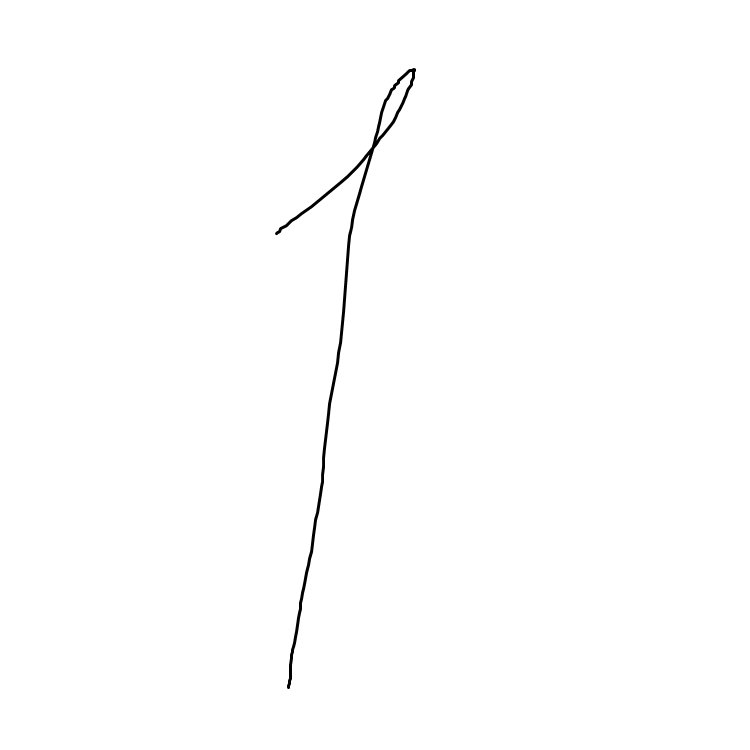
#> input picture task1/test_data/test_1.png, 750 x 750 px; its folder holds only this picture in this run
$ jupyter execute --allow-errors demo.ipynb
#> lines starting #> are read from the running program, lines starting #| are printed output that depends on the picture; after the words box and inside, x2 and y2 are one past the last pixel; in counts of white or black regions, pixels touching at a corner belong together
### task1/mnist_classifier.py
import numpy as np
from classifiers.random_forest import RandomForestMnistClassifier
from classifiers.feed_forward_nn import FeedForwardNNMnistClassifier
from classifiers.cnn import CNNMnistClassifier
from interface import MnistClassifierInterface


CLASSIFIERS: dict[str, type[MnistClassifierInterface]] = {
    "rf":   RandomForestMnistClassifier,
    "ffnn": FeedForwardNNMnistClassifier,
    "cnn":  CNNMnistClassifier
}


class MnistClassifier:
    """Facade that delegates to one of the registered classifiers.

    Selects the concrete classifier by key ("rf", "ffnn", "cnn") and
    forwards all hyperparameters via **kwargs.
    """

    def __init__(self, algorithm: str, **kwargs):
        if algorithm not in CLASSIFIERS:
            raise ValueError(
                f"Unsupported algorithm '{algorithm}'. Supported algorithms: {list(CLASSIFIERS.keys())}"
            )
        self._classifier: MnistClassifierInterface = CLASSIFIERS[algorithm](**kwargs)

    def train(self, X_train: np.ndarray, y_train: np.ndarray) -> None:
        self._classifier.train(X_train, y_train)

    def predict(self, X_test: np.ndarray) -> np.ndarray:
        return self._classifier.predict(X_test)

### task1/demo.ipynb
# MNIST Classification Demo

Demonstrates all three classifiers - Random Forest, Feed-Forward NN, and CNN - through the unified `MnistClassifier` interface.

## 1. Setup and Data Loading

[cell 1]
import time
import numpy as np
import matplotlib.pyplot as plt
import seaborn as sns
from sklearn.datasets import fetch_openml
from sklearn.metrics import accuracy_score, classification_report, confusion_matrix
from mnist_classifier import MnistClassifier

#> (a cell that did not finish here is left out)

[cell 3]
fig, axes = plt.subplots(3, 10, figsize=(15, 5))
#> (the rest of this cell did not finish here and is left out)

#> (a cell that did not finish here is left out)

## 2. Train Models

[cell 5]
algos = ["rf", "ffnn", "cnn"]
results = {}

#> (the rest of this cell did not finish here and is left out)

## 3. Evaluation

[cell 6]
print(f"{'Algorithm':<12} {'Accuracy':>10} {'Train (s)':>12} {'Infer (s)':>12}")
print("-" * 48)
for algo, r in results.items():
    print(f"{algo.upper():<12} {r['accuracy']:>10.4f} {r['train_time']:>12.1f} {r['infer_time']:>12.3f}")

[cell 7]
for algo, r in results.items():
    print(f"\n--- {algo.upper()} Classification Report ---")
    print(classification_report(y_test, r["preds"], digits=4))

[cell 8]
fig, axes = plt.subplots(1, 3, figsize=(20, 5))
for ax, (algo, r) in zip(axes, results.items()):
    cm = confusion_matrix(y_test, r["preds"])
    sns.heatmap(cm, annot=True, fmt="d", cmap="Blues", ax=ax,
                xticklabels=range(10), yticklabels=range(10))
    ax.set_title(f"{algo.upper()} - Accuracy: {r['accuracy']:.4f}")
    ax.set_xlabel("Predicted")
    ax.set_ylabel("True")
plt.tight_layout()
plt.show()

[cell 9]
fig, ax = plt.subplots(figsize=(14, 5))
x = np.arange(10)
n = len(results)
#> (the rest of this cell did not finish here and is left out)

## 4. OOP Interface Demonstration

[cell 10]
from interface import MnistClassifierInterface

#> (the rest of this cell did not finish here and is left out)

#> (a cell that did not finish here is left out)

## 5. Edge Cases

### 5.1 Invalid algorithm

[cell 12]
try:
    clf = MnistClassifier("svm")
except ValueError as e:
    print(f"ValueError: {e}")

### 5.2 Predict before train

#> (a cell that did not finish here is left out)

### 5.3 Single sample prediction (batch size 1)

#> (a cell that did not finish here is left out)

### 5.4 All-zero image (blank canvas)

[cell 15]
# No crash - may predict any class since blank images are out-of-distribution
blank = np.zeros((1, 784), dtype=np.float32)
print("Predictions on a blank (all-zero) image:")
for algo, r in results.items():
    pred = r["clf"].predict(blank)
    print(f"  {algo.upper()}: {pred[0]}")

### 5.5 All-white image (max pixel values)

[cell 16]
# No crash - out-of-distribution input handled gracefully
white = np.full((1, 784), 255.0, dtype=np.float32)
print("Predictions on an all-white (255) image:")
for algo, r in results.items():
    pred = r["clf"].predict(white)
    print(f"  {algo.upper()}: {pred[0]}")

### 5.6 Random noise image

[cell 17]
# No crash - models still produce a prediction, but it's meaningless

rng = np.random.RandomState(0)
noise = rng.rand(1, 784).astype(np.float32) * 255

fig, ax = plt.subplots(1, 1, figsize=(2, 2))
ax.imshow(noise.reshape(28, 28), cmap="gray")
ax.set_title("Random noise")
ax.axis("off")
plt.show()
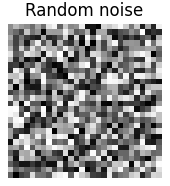
#> figure drawn by matplotlib, 1 panel

print("Predictions on random noise:")
for algo, r in results.items():
    pred = r["clf"].predict(noise)
    print(f"  {algo.upper()}: {pred[0]}")

### 5.7 Hyperparameter forwarding via kwargs

#> (a cell that did not finish here is left out)

### 5.8 Batch of identical images

#> (a cell that did not finish here is left out)

## 6. Custom Handwritten Images

Testing classifiers on hand-drawn digit photos (`test_1.png` ... `test_9.png`) that were not part of the MNIST dataset. Images are automatically converted to 28x28 grayscale and inverted to match MNIST format (white digit on black background).

[cell 20]
import glob
import os
from PIL import Image, ImageFilter

# Auto-discover test_*.png files and extract digit from filename
test_files = sorted(glob.glob("test_data/test_*.png"))
test_images = {}
for path in test_files:
    digit = int(os.path.basename(path).split("_")[1].split(".")[0])
    test_images[digit] = path

print(f"Found {len(test_images)} test images: digits {list(test_images.keys())}")


def preprocess_for_mnist(path):
    """Convert any image to MNIST-compatible 28x28 format.

    Steps mirror how MNIST was originally created:
      1. Grayscale + invert (white digit on black background)
      2. Binarize to remove noise from photo background
      3. Crop to bounding box of the digit (remove empty margins)
      4. Dilate to thicken thin strokes (pen/pencil -> marker-like)
      5. Fit into 20x20 box preserving aspect ratio (MNIST standard)
      6. Center in 28x28 frame using center of mass
      7. Light Gaussian blur (MNIST digits have soft edges)
    """
#> called with path = 'test_data/test_1.png'
    # 1. Load as grayscale
    img = Image.open(path).convert("L")
    pixels = np.array(img, dtype=np.float32)

    # Invert if light background (paper photo)
    if pixels.mean() > 127:
        pixels = 255.0 - pixels
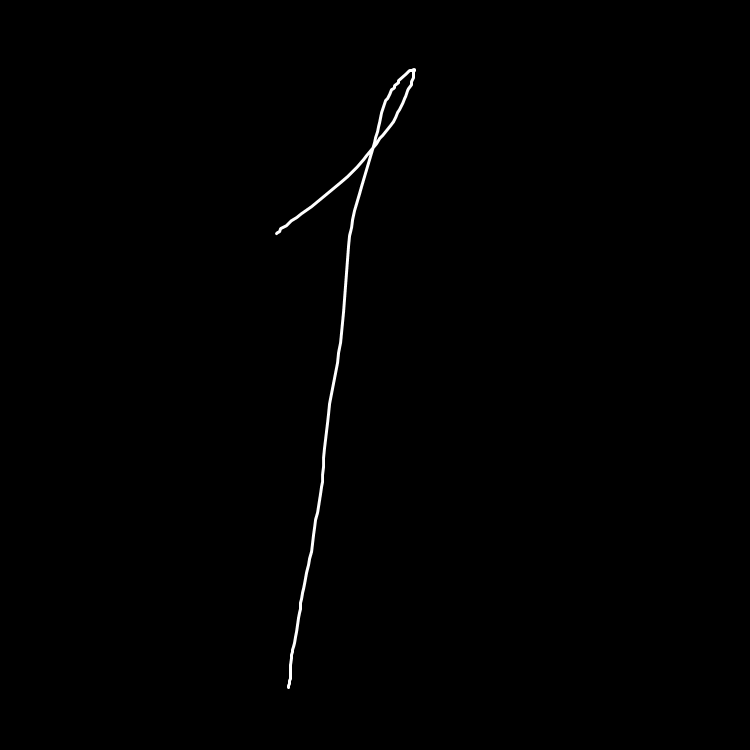
#> pixels: shape (750, 750) float32; min 0, max 255, mean 1.2

    # 2. Binarize — threshold to remove noise
    threshold = 50
    pixels[pixels < threshold] = 0
#> pixels: shape (750, 750) float32; 0.06% of pixels changed, all inside (x1, y1, x2, y2) = (276, 68, 416, 684)

    # 3. Crop to bounding box of non-zero pixels
    coords = np.argwhere(pixels > 0)
#> coords = 3004 pairs, first value 68 to 688, second value 275 to 415
    if len(coords) == 0:
        return np.zeros(784, dtype=np.float32)
    y_min, x_min = coords.min(axis=0)
#> y_min = 68; x_min = 275
    y_max, x_max = coords.max(axis=0)
#> y_max = 688; x_max = 415
    cropped = pixels[y_min:y_max + 1, x_min:x_max + 1]
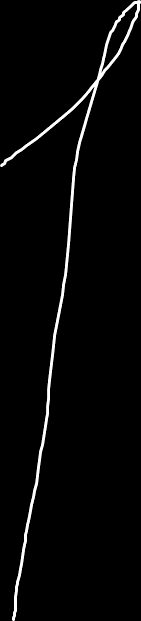
#> cropped: shape (621, 141) float32; min 0, max 255, mean 7.3

    # 4. Dilate to thicken thin strokes
    cropped_img = Image.fromarray(cropped.astype(np.uint8))
    # Scale dilation iterations based on image size
    dilate_iter = max(1, min(cropped_img.width, cropped_img.height) // 30)
#> dilate_iter = 4
    for _ in range(dilate_iter):
        cropped_img = cropped_img.filter(ImageFilter.MaxFilter(3))
#> this loop made 4 passes
#> pass 1, in preprocess_for_mnist, `cropped_img = cropped_img.filter(ImageFilter.MaxFilter(3))`:
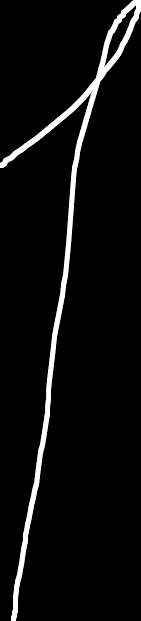
#> cropped_img: PIL image 141x621 L; min 0, max 255, mean 13.2
#> pass 2, in preprocess_for_mnist, `cropped_img = cropped_img.filter(ImageFilter.MaxFilter(3))`:
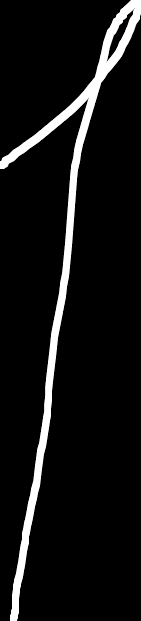
#> cropped_img: PIL image 141x621 L; min 0, max 255, mean 19
#> pass 3, in preprocess_for_mnist, `cropped_img = cropped_img.filter(ImageFilter.MaxFilter(3))`:
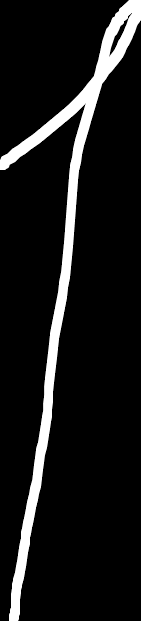
#> cropped_img: PIL image 141x621 L; min 0, max 255, mean 24.6
#> after the loop:
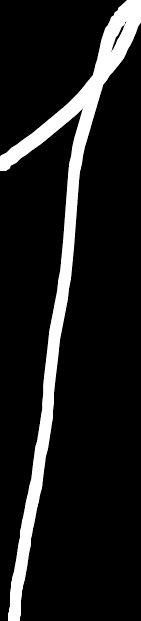
#> cropped_img: PIL image 141x621 L; min 0, max 255, mean 30

    # 5. Fit into 20x20 preserving aspect ratio (MNIST standard)
    w, h = cropped_img.size
#> w = 141; h = 621
    scale = 20.0 / max(w, h)
#> scale = 0.0322
    new_w, new_h = max(1, int(w * scale)), max(1, int(h * scale))
#> new_w = 4; new_h = 20
    resized = cropped_img.resize((new_w, new_h), Image.LANCZOS)

    # 6. Center in 28x28 using center of mass
    canvas = Image.new("L", (28, 28), 0)
#> canvas: PIL image 28x28 L; every value is 0
    arr = np.array(resized, dtype=np.float32)
#> arr = 20 rows, first 6: [0, 1, 6, 185], [3, 1, 56, 184], [5, 0, 117, 57], [0, 88, 162, 0], [102, 113, 75, 1], [59, 25, 64, 0]
    # Center of mass offset
    cy, cx = np.where(arr > 0)
#> cy = 54 values from 0 to 19; cx = 54 values, max 3 at index 2, min 0 at index 3, mean 1.33
    if len(cy) > 0:
        com_y = int(np.mean(cy))
#> com_y = 9
        com_x = int(np.mean(cx))
#> com_x = 1
        offset_x = 14 - com_x - (28 - new_w) // 2
#> offset_x = 1
        offset_y = 14 - com_y - (28 - new_h) // 2
#> offset_y = 1
        paste_x = (28 - new_w) // 2 + offset_x
#> paste_x = 13
        paste_y = (28 - new_h) // 2 + offset_y
#> paste_y = 5
        # Clamp to canvas bounds
        paste_x = max(0, min(paste_x, 28 - new_w))
        paste_y = max(0, min(paste_y, 28 - new_h))
    else:
        paste_x = (28 - new_w) // 2
        paste_y = (28 - new_h) // 2
    canvas.paste(resized, (paste_x, paste_y))
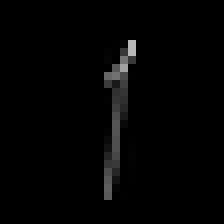
#> canvas: PIL image 28x28 L (shown 8 times larger); min 0, max 185, mean 3.5

    # 7. Light Gaussian blur (MNIST has soft edges)
    canvas = canvas.filter(ImageFilter.GaussianBlur(radius=0.8))
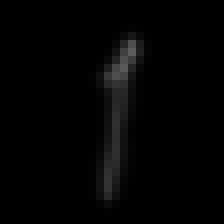
#> canvas: PIL image 28x28 L (shown 8 times larger); min 0, max 92, mean 3.5
#> `flat = preprocess_for_mnist(path)`: flat = 784 values, max 92 at index 184, min 0 at index 0, mean 3.45
#> `pixels_28 = flat.reshape(28, 28)`:
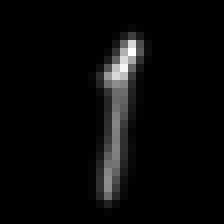
#> pixels_28: shape (28, 28) float32 (shown 8 times larger); min 0, max 92, mean 3.5; drawn with min black and max white

    return np.array(canvas, dtype=np.float32).reshape(784)

[cell 21]
n_images = len(test_images)
fig, axes = plt.subplots(2, n_images, figsize=(n_images * 2.5, 5))

#> (the rest of this cell did not finish here and is left out)

$ run again, on task1/test_data/test_5.png
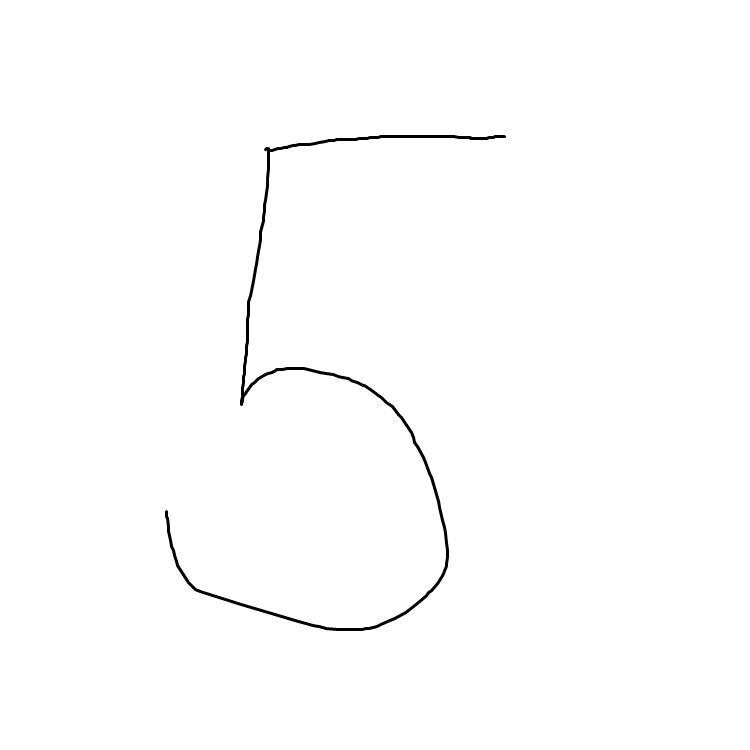
#> input picture task1/test_data/test_5.png, 750 x 750 px
#> coords = 4124 pairs, first value 135 to 630, second value 165 to 505
#> y_min = 135; x_min = 165
#> y_max = 630; x_max = 505
#> after the loop in preprocess_for_mnist, `for _ in range(dilate_iter):`:
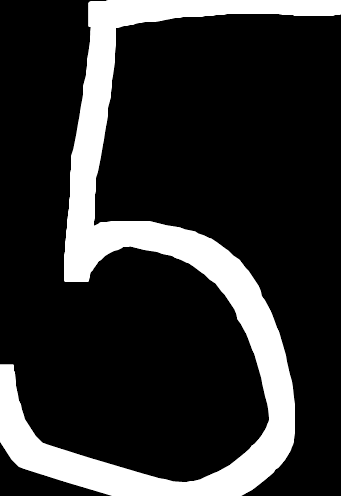
#> cropped_img: PIL image 341x496 L; min 0, max 255, mean 47.2
#> cy = 149 values from 0 to 19; cx = 149 values, max 12 at index 10, min 0 at index 30, mean 5.56
#> com_y = 10
#> com_x = 5
#> offset_x = 2
#> offset_y = 0
#> paste_x = 9
#> paste_y = 4
#> in preprocess_for_mnist, `canvas = canvas.filter(ImageFilter.GaussianBlur(radius=0.8))`:
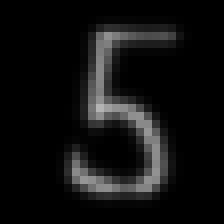
#> canvas: PIL image 28x28 L (shown 8 times larger); min 0, max 180, mean 16.3
#> flat = 784 values, max 180 at index 376, min 0 at index 0, mean 16.33

$ run again, on task1/test_data/test_6.png
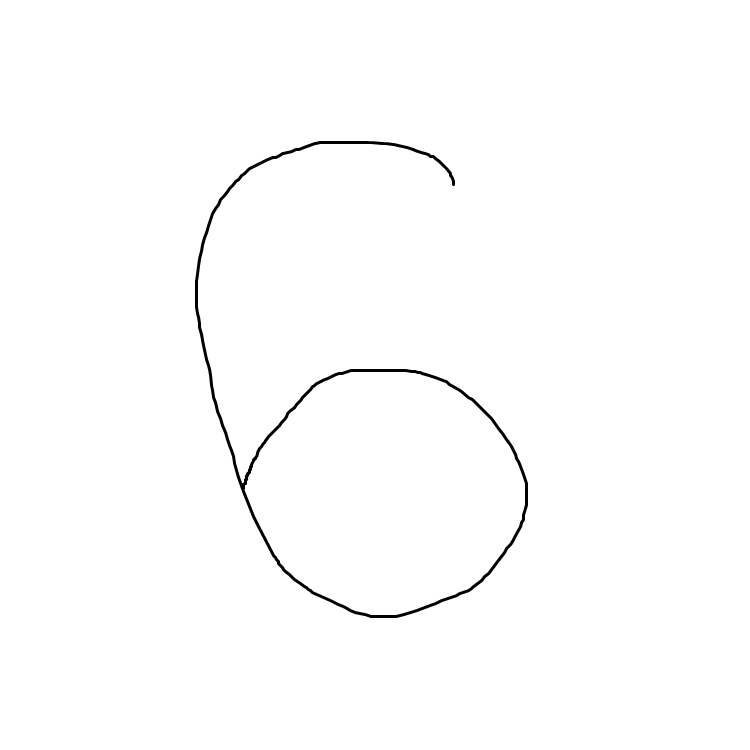
#> input picture task1/test_data/test_6.png, 750 x 750 px
#> coords = 4809 pairs, first value 141 to 617, second value 195 to 527
#> y_min = 141; x_min = 195
#> y_max = 617; x_max = 527
#> cy = 158 values from 0 to 19; cx = 158 values, max 12 at index 10, min 0 at index 11, mean 5.53
#> com_y = 10
#> com_x = 5
#> offset_x = 2
#> offset_y = 0
#> paste_x = 9
#> paste_y = 4
#> in preprocess_for_mnist, `canvas = canvas.filter(ImageFilter.GaussianBlur(radius=0.8))`:
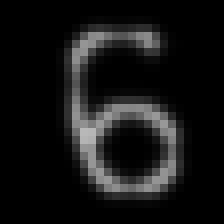
#> canvas: PIL image 28x28 L (shown 8 times larger); min 0, max 184, mean 20.8
#> flat = 784 values, max 184 at index 458, min 0 at index 0, mean 20.76
